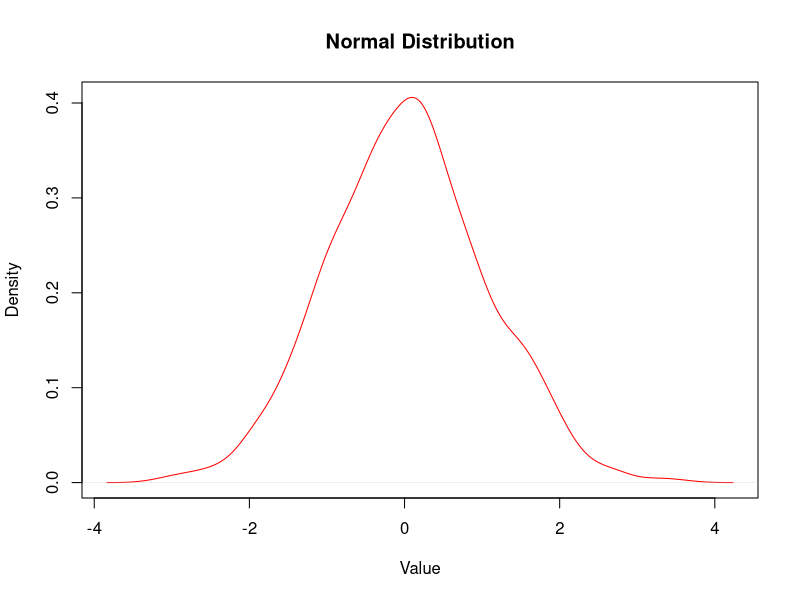

The R source for this figure:
# Generate random data following a normal distribution
normal_data <- rnorm(1000, mean=0, sd=1)

# Create a density plot for the normal distribution
plot(density(normal_data), main="Normal Distribution", 
     xlab="Value", ylab="Density", col="red")
